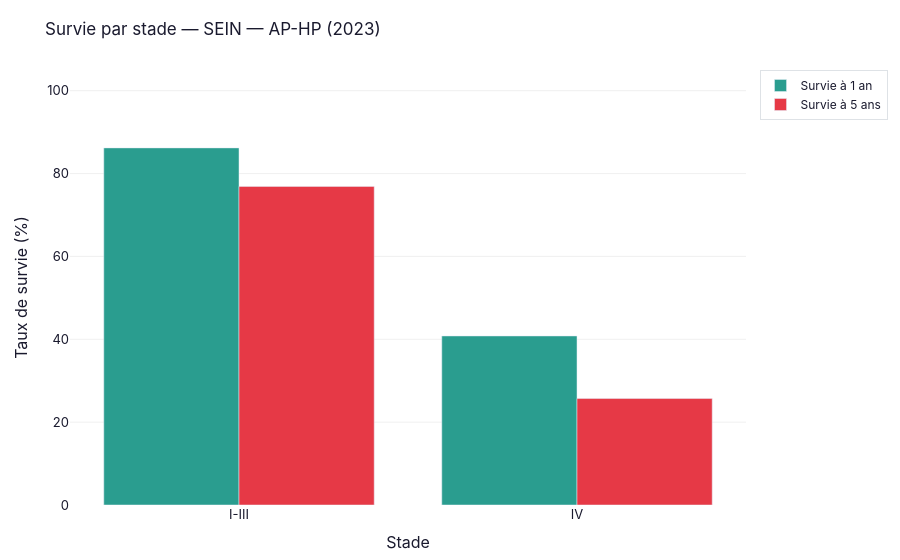

Notebook code cell kept with this figure:
### Markdown cell above
## Section 4 — Survie par stade

`survival_by_stage` (dernière année) + `survival_evolution` (stade I-III).

### Code cell
fig_surv = survival_by_stage(surv, ENTITY, APPAREIL, year=last_year)
fig_surv.show()

### Figure 1 — Plotly figure (JSON) as saved in the notebook; plotly's stock layout.template omitted (floating-point values rounded to 4 significant figures)
{"data": [{"hovertemplate": "Stade %{x}<br>Survie 1 an : <b>%{y}%</b><extra></extra>", "marker": {"color": "#2A9D8F"}, "name": "Survie à 1 an", "type": "bar", "x": ["I-III", "IV"], "y": [86.2, 40.8]}, {"hovertemplate": "Stade %{x}<br>Survie 5 ans : <b>%{y}%</b><extra></extra>", "marker": {"color": "#E63946"}, "name": "Survie à 5 ans", "type": "bar", "x": ["I-III", "IV"], "y": [76.9, 25.7]}], "layout": {"barmode": "group", "font": {"color": "#1A1A2E", "family": "Inter, Arial, sans-serif", "size": 13}, "hovermode": "x unified", "legend": {"bgcolor": "rgba(255,255,255,0.95)", "bordercolor": "#DEE2E6", "borderwidth": 1, "font": {"size": 12}}, "margin": {"b": 50, "l": 70, "r": 30, "t": 70}, "paper_bgcolor": "white", "plot_bgcolor": "white", "title": {"font": {"size": 17}, "text": "Survie par stade — SEIN — AP-HP (2023)"}, "xaxis": {"showgrid": false, "title": {"text": "Stade"}, "zeroline": false}, "yaxis": {"gridcolor": "#F0F0F0", "range": [0, 105], "showgrid": true, "title": {"text": "Taux de survie (%)"}, "zeroline": false}}}
